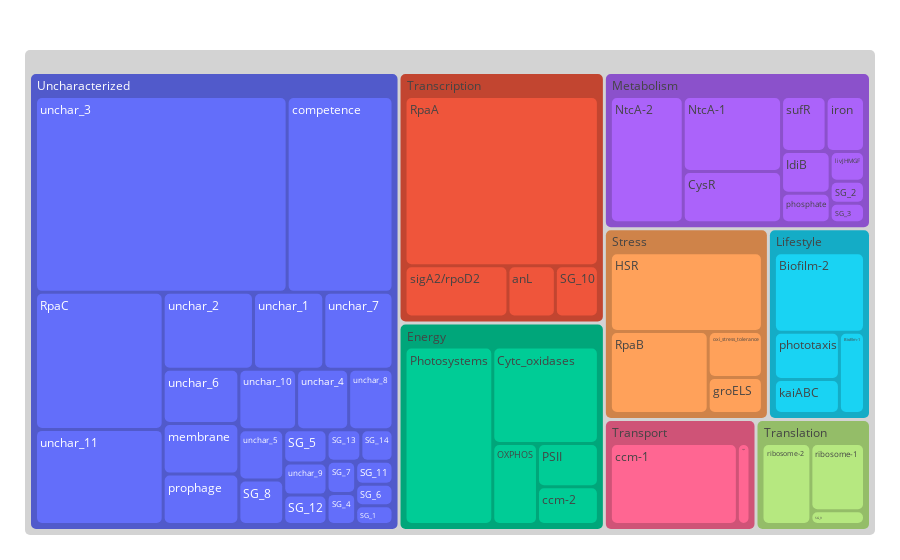

The code cell stored with this chart in its notebook:
### Markdown cell above
## Figure 1f

### Code cell
import plotly.express as px
fig = px.treemap(ica_data.imodulon_table.reset_index(),
                path = ['category','index'],
                values='explained_variance')
fig.update_traces(root_color="lightgrey")
fig.update_layout(margin = dict(t=50, l=25, r=25, b=25))
fig.update_traces(marker=dict(cornerradius=5))
fig.update_layout({'plot_bgcolor': 'rgba(0, 0, 0, 0)','paper_bgcolor': 'rgba(0, 0, 0, 0)'})
fig.show()
# fig.write_image('../data/Figures/F1f.pdf',bbox_inches ='tight',transparent=True)

### Figure 1 — Plotly figure (JSON) as saved in the notebook; plotly's stock layout.template omitted (floating-point values rounded to 4 significant figures)
{"data": [{"branchvalues": "total", "domain": {"x": [0, 1], "y": [0, 1]}, "hovertemplate": "labels=%{label}<br>explained_variance=%{value}<br>parent=%{parent}<br>id=%{id}<extra></extra>", "ids": ["Lifestyle/Biofilm-1", "Lifestyle/Biofilm-2", "Metabolism/CysR", "Energy/Cytc_oxidases", "Stress/HSR", "Metabolism/IdiB", "Metabolism/NtcA-1", "Metabolism/NtcA-2", "Energy/OXPHOS", "Energy/PSII", "Energy/Photosystems", "Transcription/RpaA", "Stress/RpaB", "Uncharacterized/RpaC", "Uncharacterized/SG_1", "Transcription/SG_10", "Uncharacterized/SG_11", "Uncharacterized/SG_12", "Uncharacterized/SG_13", "Uncharacterized/SG_14", "Metabolism/SG_2", "Metabolism/SG_3", "Uncharacterized/SG_4", "Uncharacterized/SG_5", "Uncharacterized/SG_6", "Uncharacterized/SG_7", "Uncharacterized/SG_8", "Translation/SG_9", "Transcription/anL", "Transport/ccm-1", "Energy/ccm-2", "Uncharacterized/competence", "Stress/groELS", "Metabolism/iron", "Lifestyle/kaiABC", "Metabolism/livJHMGF", "Uncharacterized/membrane", "Stress/oxi_stress_tolerance", "Metabolism/phosphate", "Lifestyle/phototaxis", "Uncharacterized/prophage", "Translation/ribosome-1", "Translation/ribosome-2", "Transcription/sigA2/rpoD2", "Transport/sps", "Metabolism/sufR", "Uncharacterized/unchar_1", "Uncharacterized/unchar_10", "Uncharacterized/unchar_11", "Uncharacterized/unchar_2", "Uncharacterized/unchar_3", "Uncharacterized/unchar_4", "Uncharacterized/unchar_5", "Uncharacterized/unchar_6", "Uncharacterized/unchar_7", "Uncharacterized/unchar_8", "Uncharacterized/unchar_9", "Energy", "Lifestyle", "Metabolism", "Stress", "Transcription", "Translation", "Transport", "Uncharacterized"], "labels": ["Biofilm-1", "Biofilm-2", "CysR", "Cytc_oxidases", "HSR", "IdiB", "NtcA-1", "NtcA-2", "OXPHOS", "PSII", "Photosystems", "RpaA", "RpaB", "RpaC", "SG_1", "SG_10", "SG_11", "SG_12", "SG_13", "SG_14", "SG_2", "SG_3", "SG_4", "SG_5", "SG_6", "SG_7", "SG_8", "SG_9", "anL", "ccm-1", "ccm-2", "competence", "groELS", "iron", "kaiABC", "livJHMGF", "membrane", "oxi_stress_tolerance", "phosphate", "phototaxis", "prophage", "ribosome-1", "ribosome-2", "sigA2/rpoD2", "sps", "sufR", "unchar_1", "unchar_10", "unchar_11", "unchar_2", "unchar_3", "unchar_4", "unchar_5", "unchar_6", "unchar_7", "unchar_8", "unchar_9", "Energy", "Lifestyle", "Metabolism", "Stress", "Transcription", "Translation", "Transport", "Uncharacterized"], "marker": {"cornerradius": 5}, "name": "", "parents": ["Lifestyle", "Lifestyle", "Metabolism", "Energy", "Stress", "Metabolism", "Metabolism", "Metabolism", "Energy", "Energy", "Energy", "Transcription", "Stress", "Uncharacterized", "Uncharacterized", "Transcription", "Uncharacterized", "Uncharacterized", "Uncharacterized", "Uncharacterized", "Metabolism", "Metabolism", "Uncharacterized", "Uncharacterized", "Uncharacterized", "Uncharacterized", "Uncharacterized", "Translation", "Transcription", "Transport", "Energy", "Uncharacterized", "Stress", "Metabolism", "Lifestyle", "Metabolism", "Uncharacterized", "Stress", "Metabolism", "Lifestyle", "Uncharacterized", "Translation", "Translation", "Transcription", "Transport", "Metabolism", "Uncharacterized", "Uncharacterized", "Uncharacterized", "Uncharacterized", "Uncharacterized", "Uncharacterized", "Uncharacterized", "Uncharacterized", "Uncharacterized", "Uncharacterized", "Uncharacterized", "", "", "", "", "", "", "", ""], "root": {"color": "lightgrey"}, "type": "treemap", "values": [0.004884, 0.01721, 0.01165, 0.02256, 0.02732, 0.00469, 0.01704, 0.02127, 0.008016, 0.005835, 0.03448, 0.07043, 0.01832, 0.03452, 0.001377, 0.004747, 0.00169, 0.002514, 0.002105, 0.002006, 0.001744, 0.001553, 0.001758, 0.002837, 0.001589, 0.001811, 0.003935, 0.002021, 0.005231, 0.02732, 0.005086, 0.04092, 0.004461, 0.004887, 0.005302, 0.002354, 0.007566, 0.005691, 0.003305, 0.007338, 0.007525, 0.009849, 0.01081, 0.01136, 0.002723, 0.00567, 0.01067, 0.006888, 0.02395, 0.0137, 0.09724, 0.006214, 0.00445, 0.00809, 0.0105, 0.005295, 0.002751, 0.07599, 0.03473, 0.07416, 0.05579, 0.09177, 0.02268, 0.03004, 0.3019]}], "layout": {"legend": {"tracegroupgap": 0}, "margin": {"b": 25, "l": 25, "r": 25, "t": 50}, "paper_bgcolor": "rgba(0, 0, 0, 0)", "plot_bgcolor": "rgba(0, 0, 0, 0)"}}
